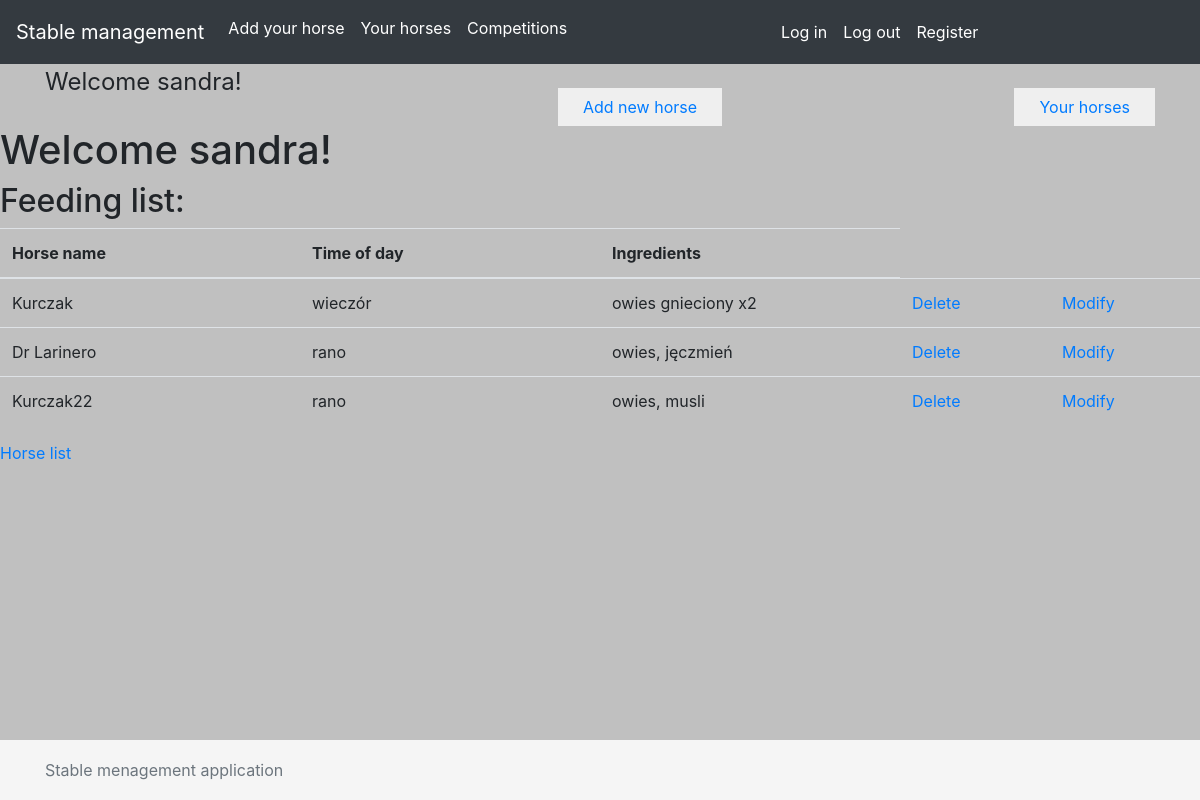
The page /stable_schedule/horse/feeding/list/ (signed in) on the database as committed earlier.
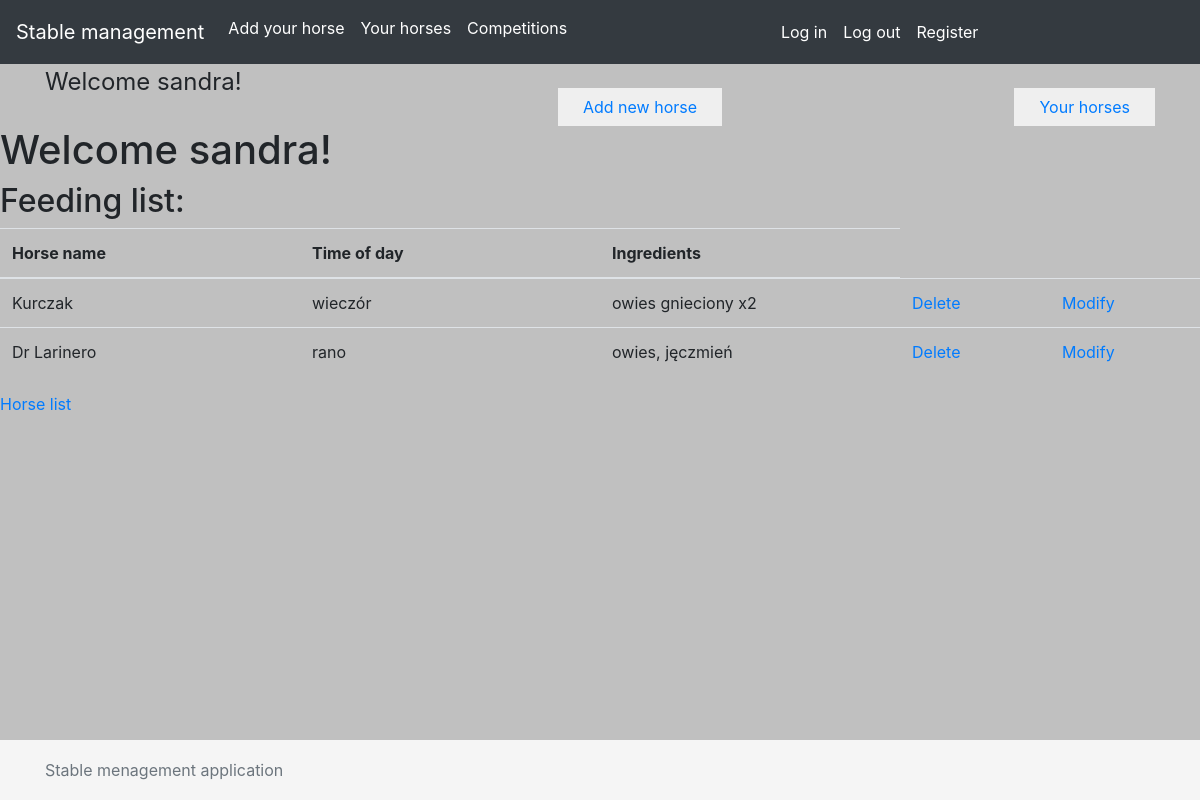
The same page on the database as committed later.
### stable_schedule/models.py (models this page shows)
class Feeding(models.Model):
    ingredients = models.TextField(max_length=250)
    time_of_day = models.CharField(max_length=64)
    horse = models.ForeignKey(Horse, on_delete=models.CASCADE, related_name='horse_feeding')

class Horse(models.Model):
    name = models.CharField (max_length=64)
    age = models.IntegerField()
    pedigree = models.CharField(max_length=100)
    owner = models.ForeignKey(User, on_delete=models.CASCADE, related_name='horses')
    competitions = models.ManyToManyField('Competition', related_name='horses')

### stable_schedule/views.py (the view)
# urls.py: path('horse/feeding/list/', views.FeedingView.as_view(), name='feeding_list'),
class FeedingView(LoginRequiredMixin, View):
    def get(self, request):
        horse = Horse.objects.all()
        feeding = Feeding.objects.all()
        return render(request, 'feeding_list.html', {'feeding': feeding, 'horse':horse})

### templates/feeding_list.html
{% extends 'base.html' %}
{% block content %}
    <h1>Welcome {{ user }}!</h1>
          <h2>Feeding list:</h2>
<table class="table">
    <thead>
    <tr>
        <th scope="col" class="col-1">Horse name</th>
      <th scope="col" class="col-1">Time of day</th>
      <th scope="col" class="col-1">Ingredients</th>
    </tr>
  </thead>
    <tbody>
            {%  for food in feeding %}
                <tr>
                    <td class="col-2">
                {{ food.horse.name }}
                    </td>
                <td class="col-2">
            {{ food.time_of_day }}
                </td>
                <td class="col-2">
                {{ food.ingredients }}
                </td>
                    <td class="col-1">
        <a href="/stable_schedule/horse/feeding/delete/{{ food.id }}/">Delete</a>
                    </td>
                    <td class="col-1">
        <a href="/stable_schedule/horse/feeding/{{ food.id }}/modify/">Modify</a>
                    </td>
                </tr>
            {% endfor %}
    </tbody>
    </table>
<a href="/stable_schedule/horse/list/">Horse list</a>
{% endblock %}

Rows that differ between the two databases and show on the page:
removed Feeding: horse.name "Kurczak22", time_of_day "rano", ingredients "owies, musli"
